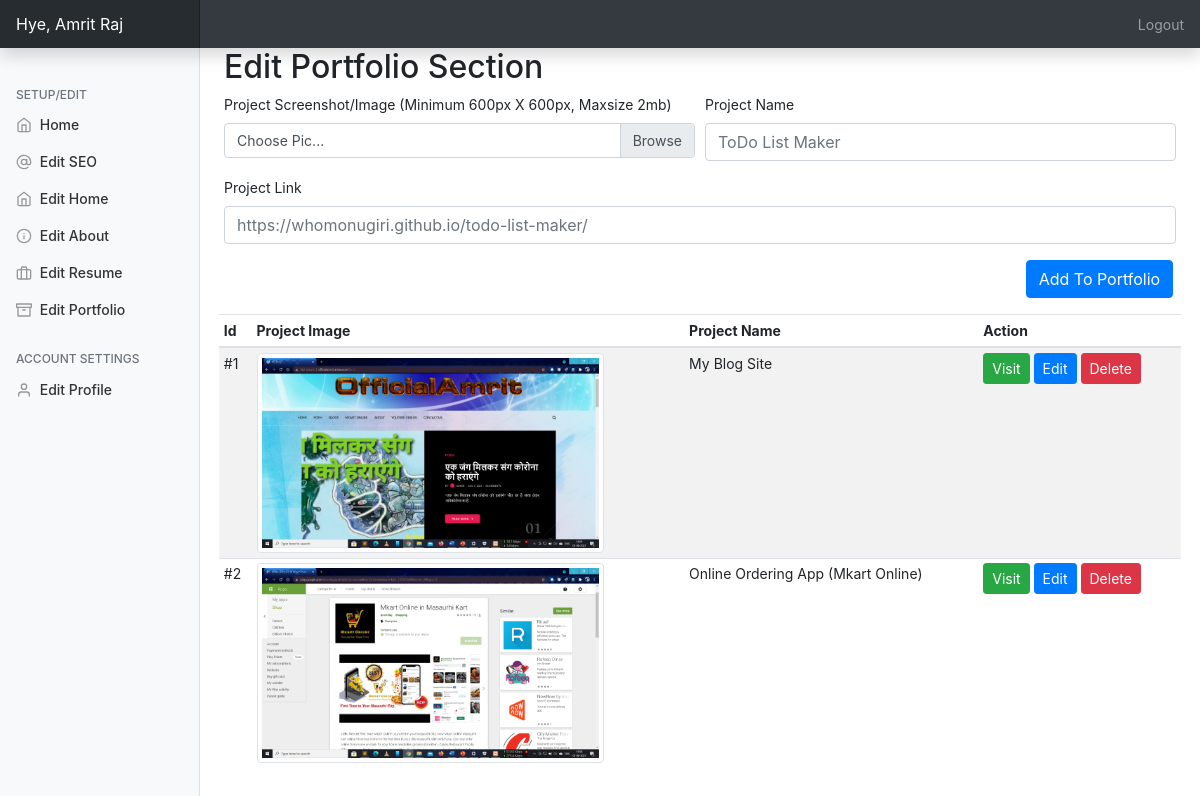
Page /admin/?editportfolio=true (signed in) on the committed database.
### tables this page shows
CREATE TABLE `portfolio` (
  `id` int(11) NOT NULL,
  `projectname` varchar(250) NOT NULL,
  `projectpic` varchar(250) NOT NULL,
  `projectlink` text NOT NULL
);

### admin/php/portfolio.php (the view, shortened to what this page needs)
 <h2>Edit Portfolio Section</h2>
         <form method="post" action="php/uportfolio.php" enctype="multipart/form-data">
  <div class="form-row">
  <div class="form-group col-md-6">
  <label>Project Screenshot/Image (Minimum 600px X 600px, Maxsize 2mb)</label>
  <div class="custom-file">
    <label class="custom-file-label" for="projectpic">Choose Pic...</label>
  </div></div>
   <div class="form-group col-md-6 mt-auto">
      <label for="name">Project Name</label>
      <input type="name" name="projectname" class="form-control" id="name" placeholder="ToDo List Maker">
    </div>
    <div class="form-group col-md-12">
      <label for="email">Project Link</label>
      <input type="text" name="projectlink" class="form-control" id="email" placeholder="https://whomonugiri.github.io/todo-list-maker/">
    </div>
    <div class="form-group col-md-2 ml-auto">
        <input type="submit" name="addtoportfolio" class="btn btn-primary" value="Add To Portfolio">
    </div>
</form>
<table class="table table-striped table-sm">
          <thead>
            <tr>
              <th>Id</th>
              <th>Project Image</th>
              <th>Project Name</th>
              <th>Action</th>
            </tr>
          </thead>
          <tbody>
         <?php
$query2="SELECT * FROM portfolio";
$queryrun2=mysqli_query($db,$query2);
$count=1;
while($data2=mysqli_fetch_array($queryrun2)){
    ?>
     <tr>
          <td>#<?=$count?></td>
              <td><img src="../assets/img/<?=$data2['projectpic']?>" class="oo img-thumbnail"></td>
         <td><?=$data2['projectname']?></td>
         <td>
             <a href="<?=$data2['projectlink']?>"> <button type="button" class="btn btn-success btn-sm">Visit</button></a>
         <button type="button" class="btn btn-primary btn-sm" data-toggle="modal" data-target="#modal<?=$data2['id']?>">
  Edit
</button> <a href="php/uportfolio.php?del=<?=$data2['id']?>"><button type="button" class="btn btn-danger btn-sm" data-toggle="modal" data-target="#exampleModal">
  Delete
             </button></a></td>
            </tr>
         <?php $count++;
} ?>
             </tbody></table>

### admin/css/dashboard.css (style rules this page uses)
body { font-size: .875rem; }

### admin/index.php (style rules this page uses)
.oo { height: 200px; }

### rows in the picture
portfolio: projectpic (picture), projectname "My Blog Site"
portfolio: projectpic (picture), projectname "Online Ordering App (Mkart Online)"

### other values in the picture
$_SESSION['username'] "Amrit Raj"
